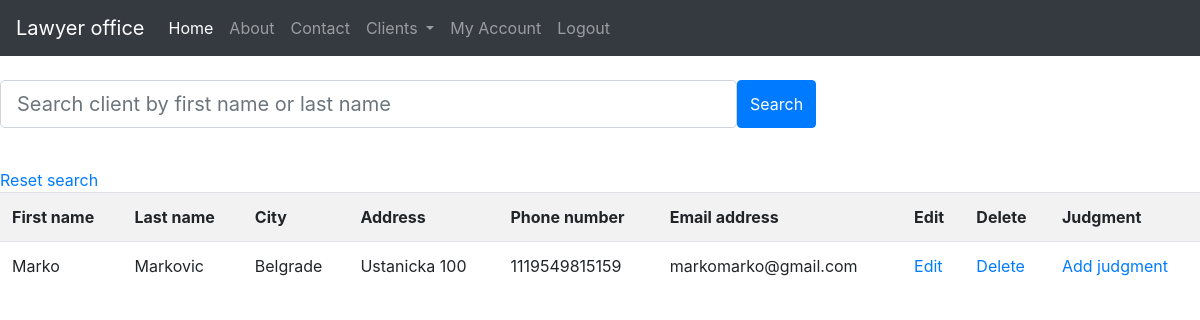
/all_client (signed in), run on an earlier commit of the app's database.
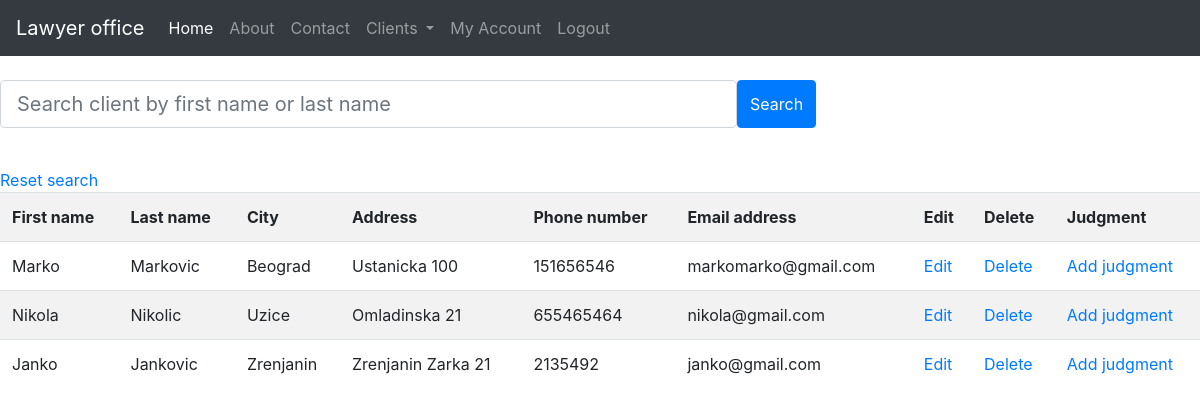
And on a later commit of the database.
### blog/models.py (models this page shows)
class Client(db.Model):
    id = db.Column(db.Integer, primary_key=True)
    first_name = db.Column(db.String(250), nullable=False)
    last_name = db.Column(db.String(250), nullable=False)
    city = db.Column(db.String(50), nullable=False)
    address = db.Column(db.String(50), nullable=False)
    phone = db.Column(db.String(50), nullable=False)
    mail = db.Column(db.String(50))
    user_id = db.Column(db.Integer, db.ForeignKey('user.id'), nullable=False)
    judgment = db.relationship('Judgment', secondary=Judgments, backref='judgment', lazy="dynamic")

### client/routes.py (the view)
@client.route("/all_client")
def all_client():
    clients = Client.query.filter_by(lawyer=current_user)
    return render_template("all_clients.html", title="All clients", clients=clients)

### blog/models.py (called while the page is built)
@login_manager.user_loader
def load_user(user_id):
    return User.query.get(int(user_id))

### blog/templates/all_clients.html (shortened to what this page needs)
{% extends 'base.html' %}
{% block content %}
<br>
<form action="{{url_for('client.search')}}" method="POST">
    <div class="form-group">
        <div class="input-group input-group-lg">
            <div class="form-outline">
                <input type="search" size="50px" placeholder="Search client by first name or last name" name="search_string" id="form1"
                       class="form-control form-control-lg"/>
            </div>
            <button type="submit"  value="Search" class="btn btn-primary">
                 Search
            </button>
        </div>
    </div>
</form>
<br>
<a href="{{url_for('client.all_client')}}">Reset search</a>
<table class="table table-striped">
    <tr>
        <th>First name</th>
        <th>Last name</th>
        <th>City</th>
        <th>Address</th>
        <th>Phone number</th>
        <th>Email address</th>
        <th>Edit</th>
        <th>Delete</th>
        <th>Judgment</th>
    </tr>
    {% for client in clients %}
    <tr>
        <td>{{client.first_name}}</td>
        <td>{{client.last_name}}</td>
        <td>{{client.city}}</td>
        <td>{{client.address}}</td>
        <td>{{client.phone}}</td>
        <td>{{client.mail}}</td>
        <td><a href="{{ url_for('client.edit', client_id=client.id) }}">Edit</a></td>
        <td><a href="{{ url_for('client.delete', client_id= client.id) }}">Delete</a></td>
        <td><a href="{{ url_for('client.add_judgments', client_id= client.id) }}">Add judgment</a></td>
    </tr>
    {% endfor %}
</table>
{% endblock content %}

### blog/templates/base.html (shortened to what this page needs)
<!DOCTYPE html>
<html lang="en">
<head>
    <link rel="stylesheet" href="https://maxcdn.bootstrapcdn.com/bootstrap/4.0.0/css/bootstrap.min.css"
>
</head>
<body>
<nav class="navbar navbar-expand-lg  navbar-dark bg-dark">
    <a class="navbar-brand" href="{{url_for('main.home')}}">Lawyer office</a>
    <div class="collapse navbar-collapse" id="navbarNav">
        <ul class="navbar-nav">
            <li class="nav-item active">
                <a class="nav-link" href="{{url_for('main.home')}}">Home <span class="sr-only">(current)</span></a>
            </li>
            <li class="nav-item">
                <a class="nav-link" href="{{url_for('main.about')}}">About</a>
            </li>
            <li class="nav-item">
                <a class="nav-link" href="{{url_for('main.contact')}}">Contact</a>
            </li>
            {% if current_user.is_authenticated%}
            <li class="nav-item dropdown">
                <a class="nav-link dropdown-toggle" href="#" id="navbarDropdownMenuLink" data-toggle="dropdown"
                   aria-haspopup="true" aria-expanded="false">
                    Clients
                </a>
            </li>
            <li class="nav-item">
                <a class="nav-link" href="{{url_for('users.account')}}">My Account</a>
            </li>
            <li class="nav-item">
                <a class="nav-link" href="{{url_for('users.logout')}}">Logout</a>
            </li>
            {%endif%}
        </ul>
    </div>
</nav>
{% block content %}
{% endblock %}
</body>
</html>

What changed in the data, as far as the page shows it:
changed Client "Marko": city "Belgrade" → "Beograd"; phone "1119549815159" → "151656546"
added Client: first_name "Nikola", last_name "Nikolic", city "Uzice", address "Omladinska 21", phone "655465464", mail "nikola@gmail.com"
added Client: first_name "Janko", last_name "Jankovic", city "Zrenjanin", address "Zrenjanin Zarka 21", phone "2135492", mail "janko@gmail.com"
